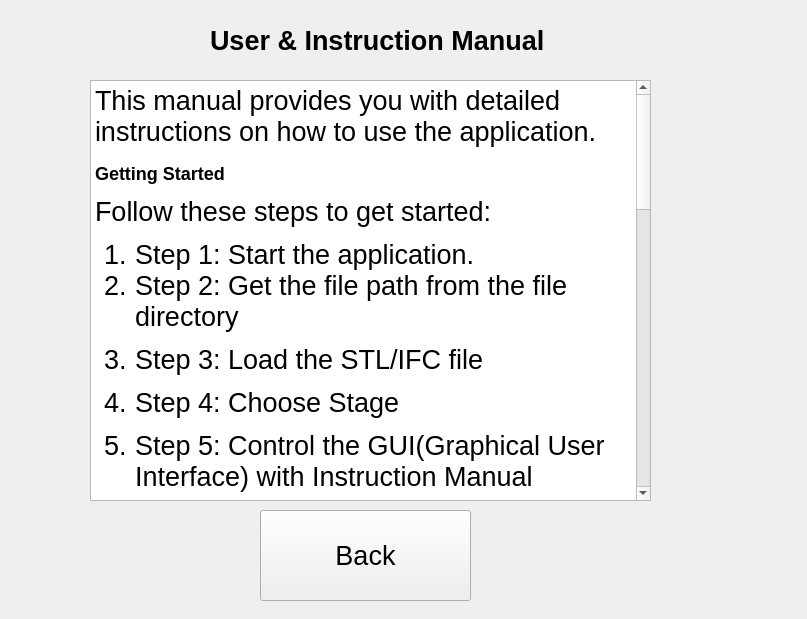
<?xml version="1.0" encoding="UTF-8"?>
<ui version="4.0">
 <class>Form</class>
 <widget class="QWidget" name="Form">
  <property name="geometry">
   <rect>
    <x>0</x>
    <y>0</y>
    <width>807</width>
    <height>619</height>
   </rect>
  </property>
  <property name="windowTitle">
   <string>Form</string>
  </property>
  <widget class="QTextBrowser" name="texthelperBrowser">
   <property name="geometry">
    <rect>
     <x>90</x>
     <y>80</y>
     <width>561</width>
     <height>421</height>
    </rect>
   </property>
   <property name="html">
    <string>&lt;!DOCTYPE HTML PUBLIC &quot;-//W3C//DTD HTML 4.0//EN&quot; &quot;http://www.w3.org/TR/REC-html40/strict.dtd&quot;&gt;
&lt;html&gt;&lt;head&gt;&lt;meta name=&quot;qrichtext&quot; content=&quot;1&quot; /&gt;&lt;style type=&quot;text/css&quot;&gt;
p, li { white-space: pre-wrap; }
&lt;/style&gt;&lt;/head&gt;&lt;body style=&quot; font-family:'Ubuntu'; font-size:11pt; font-weight:400; font-style:normal;&quot;&gt;
&lt;p style=&quot; margin-top:12px; margin-bottom:12px; margin-left:0px; margin-right:0px; -qt-block-indent:0; text-indent:0px;&quot;&gt;&lt;span style=&quot; font-size:20pt;&quot;&gt;This manual provides you with detailed instructions on how to use the application.        &lt;/span&gt;&lt;/p&gt;
&lt;h2 style=&quot; margin-top:16px; margin-bottom:12px; margin-left:0px; margin-right:0px; -qt-block-indent:0; text-indent:0px;&quot;&gt;&lt;span style=&quot; font-size:20pt; font-weight:600;&quot;&gt;Getting Started        &lt;/span&gt;&lt;/h2&gt;
&lt;p style=&quot; margin-top:12px; margin-bottom:12px; margin-left:0px; margin-right:0px; -qt-block-indent:0; text-indent:0px;&quot;&gt;&lt;span style=&quot; font-size:20pt;&quot;&gt;Follow these steps to get started:        &lt;/span&gt;&lt;/p&gt;
&lt;ol style=&quot;margin-top: 0px; margin-bottom: 0px; margin-left: 0px; margin-right: 0px; -qt-list-indent: 1;&quot;&gt;&lt;li style=&quot; font-size:20pt;&quot; style=&quot; margin-top:12px; margin-bottom:0px; margin-left:0px; margin-right:0px; -qt-block-indent:0; text-indent:0px;&quot;&gt;Step 1: Start the application.            &lt;/li&gt;
&lt;li style=&quot; font-size:20pt;&quot; style=&quot; margin-top:0px; margin-bottom:12px; margin-left:0px; margin-right:0px; -qt-block-indent:0; text-indent:0px;&quot;&gt;Step 2: Get the file path from the file directory&lt;/li&gt;
&lt;li style=&quot; font-size:20pt;&quot; style=&quot; margin-top:0px; margin-bottom:12px; margin-left:0px; margin-right:0px; -qt-block-indent:0; text-indent:0px;&quot;&gt;Step 3: Load the STL/IFC file&lt;/li&gt;
&lt;li style=&quot; font-size:20pt;&quot; style=&quot; margin-top:0px; margin-bottom:12px; margin-left:0px; margin-right:0px; -qt-block-indent:0; text-indent:0px;&quot;&gt;Step 4: Choose Stage&lt;/li&gt;
&lt;li style=&quot; font-size:20pt;&quot; style=&quot; margin-top:0px; margin-bottom:12px; margin-left:0px; margin-right:0px; -qt-block-indent:0; text-indent:0px;&quot;&gt;Step 5: Control the GUI(Graphical User Interface) with Instruction Manual&lt;/li&gt;
&lt;li style=&quot; font-size:20pt;&quot; style=&quot; margin-top:0px; margin-bottom:12px; margin-left:0px; margin-right:0px; -qt-block-indent:0; text-indent:0px;&quot;&gt;Step 6: Mark the PBU(Pre-Fabricated Bathroom Unit)&lt;/li&gt;
&lt;li style=&quot; font-size:20pt;&quot; style=&quot; margin-top:0px; margin-bottom:12px; margin-left:0px; margin-right:0px; -qt-block-indent:0; text-indent:0px;&quot;&gt; Step 7: Confirm your Marking&lt;/li&gt;
&lt;li style=&quot; font-size:20pt;&quot; style=&quot; margin-top:0px; margin-bottom:12px; margin-left:0px; margin-right:0px; -qt-block-indent:0; text-indent:0px;&quot;&gt;Step 8: Enable Robot for localization                 &lt;/li&gt;&lt;/ol&gt;
&lt;h2 style=&quot; margin-top:16px; margin-bottom:12px; margin-left:0px; margin-right:0px; -qt-block-indent:0; text-indent:0px;&quot;&gt;&lt;span style=&quot; font-size:20pt; font-weight:600;&quot;&gt;Features        &lt;/span&gt;&lt;/h2&gt;
&lt;p style=&quot; margin-top:12px; margin-bottom:12px; margin-left:0px; margin-right:0px; -qt-block-indent:0; text-indent:0px;&quot;&gt;&lt;span style=&quot; font-size:20pt;&quot;&gt;Here are some key features of the application:        &lt;/span&gt;&lt;/p&gt;
&lt;ul style=&quot;margin-top: 0px; margin-bottom: 0px; margin-left: 0px; margin-right: 0px; -qt-list-indent: 1;&quot;&gt;&lt;li style=&quot; font-size:20pt;&quot; style=&quot; margin-top:12px; margin-bottom:0px; margin-left:0px; margin-right:0px; -qt-block-indent:0; text-indent:0px;&quot;&gt;File Directory&lt;/li&gt;
&lt;li style=&quot; font-size:20pt;&quot; style=&quot; margin-top:12px; margin-bottom:0px; margin-left:0px; margin-right:0px; -qt-block-indent:0; text-indent:0px;&quot;&gt;STL/IFC frame display            &lt;/li&gt;
&lt;li style=&quot; font-size:20pt;&quot; style=&quot; margin-top:0px; margin-bottom:12px; margin-left:0px; margin-right:0px; -qt-block-indent:0; text-indent:0px;&quot;&gt;GUI(Graphical User Interface) Display controls&lt;/li&gt;
&lt;li style=&quot; font-size:20pt;&quot; style=&quot; margin-top:0px; margin-bottom:12px; margin-left:0px; margin-right:0px; -qt-block-indent:0; text-indent:0px;&quot;&gt;Postion of the Actor&lt;/li&gt;
&lt;li style=&quot; font-size:20pt;&quot; style=&quot; margin-top:0px; margin-bottom:12px; margin-left:0px; margin-right:0px; -qt-block-indent:0; text-indent:0px;&quot;&gt;Settings&lt;/li&gt;
&lt;li style=&quot; font-size:20pt;&quot; style=&quot; margin-top:0px; margin-bottom:12px; margin-left:0px; margin-right:0px; -qt-block-indent:0; text-indent:0px;&quot;&gt;Collision&lt;/li&gt;&lt;/ul&gt;
&lt;p style=&quot;-qt-paragraph-type:empty; margin-top:0px; margin-bottom:12px; margin-left:0px; margin-right:0px; -qt-block-indent:0; text-indent:0px; font-size:20pt;&quot;&gt;&lt;br /&gt;&lt;/p&gt;
&lt;p style=&quot; margin-top:0px; margin-bottom:12px; margin-left:0px; margin-right:0px; -qt-block-indent:0; text-indent:0px;&quot;&gt;&lt;span style=&quot; font-size:20pt; font-weight:600;&quot;&gt;GUI(Graphical User Interface) Instruction :&lt;/span&gt;&lt;/p&gt;
&lt;p style=&quot; margin-top:0px; margin-bottom:12px; margin-left:0px; margin-right:0px; -qt-block-indent:0; text-indent:0px;&quot;&gt;&lt;span style=&quot; font-size:20pt;&quot;&gt;Press right click to go inside the PBU(Pre-Fabricated Bathroom Unit) view&lt;/span&gt;&lt;/p&gt;
&lt;p style=&quot; margin-top:0px; margin-bottom:12px; margin-left:0px; margin-right:0px; -qt-block-indent:0; text-indent:0px;&quot;&gt;&lt;span style=&quot; font-size:20pt;&quot;&gt;Up , down, left, right for the camera&lt;/span&gt;&lt;/p&gt;
&lt;p style=&quot; margin-top:0px; margin-bottom:12px; margin-left:0px; margin-right:0px; -qt-block-indent:0; text-indent:0px;&quot;&gt;&lt;span style=&quot; font-size:20pt;&quot;&gt;Left click is to move the inside view&lt;/span&gt;&lt;/p&gt;
&lt;p style=&quot; margin-top:0px; margin-bottom:12px; margin-left:0px; margin-right:0px; -qt-block-indent:0; text-indent:0px;&quot;&gt;&lt;span style=&quot; font-size:20pt;&quot;&gt;Right Click is to move the camera from toilet room to shower room then revert back to toilet room&lt;/span&gt;&lt;/p&gt;
&lt;p style=&quot; margin-top:0px; margin-bottom:12px; margin-left:0px; margin-right:0px; -qt-block-indent:0; text-indent:0px;&quot;&gt;&lt;span style=&quot; font-size:20pt;&quot;&gt;L key to reset it as default view &lt;/span&gt;&lt;/p&gt;
&lt;h1 style=&quot;-qt-paragraph-type:empty; margin-top:18px; margin-bottom:12px; margin-left:0px; margin-right:0px; -qt-block-indent:0; text-indent:0px; font-size:xx-large; font-weight:600;&quot;&gt;&lt;br /&gt;&lt;/h1&gt;&lt;/body&gt;&lt;/html&gt;</string>
   </property>
  </widget>
  <widget class="QLabel" name="usermanuallabel">
   <property name="geometry">
    <rect>
     <x>210</x>
     <y>20</y>
     <width>361</width>
     <height>41</height>
    </rect>
   </property>
   <property name="font">
    <font>
     <pointsize>20</pointsize>
     <weight>75</weight>
     <bold>true</bold>
    </font>
   </property>
   <property name="text">
    <string>User &amp; Instruction Manual</string>
   </property>
  </widget>
  <widget class="QPushButton" name="backtoUIButton">
   <property name="geometry">
    <rect>
     <x>260</x>
     <y>510</y>
     <width>211</width>
     <height>91</height>
    </rect>
   </property>
   <property name="sizePolicy">
    <sizepolicy hsizetype="Minimum" vsizetype="MinimumExpanding">
     <horstretch>0</horstretch>
     <verstretch>0</verstretch>
    </sizepolicy>
   </property>
   <property name="font">
    <font>
     <pointsize>20</pointsize>
    </font>
   </property>
   <property name="text">
    <string>Back</string>
   </property>
  </widget>
 </widget>
 <resources/>
 <connections/>
</ui>
